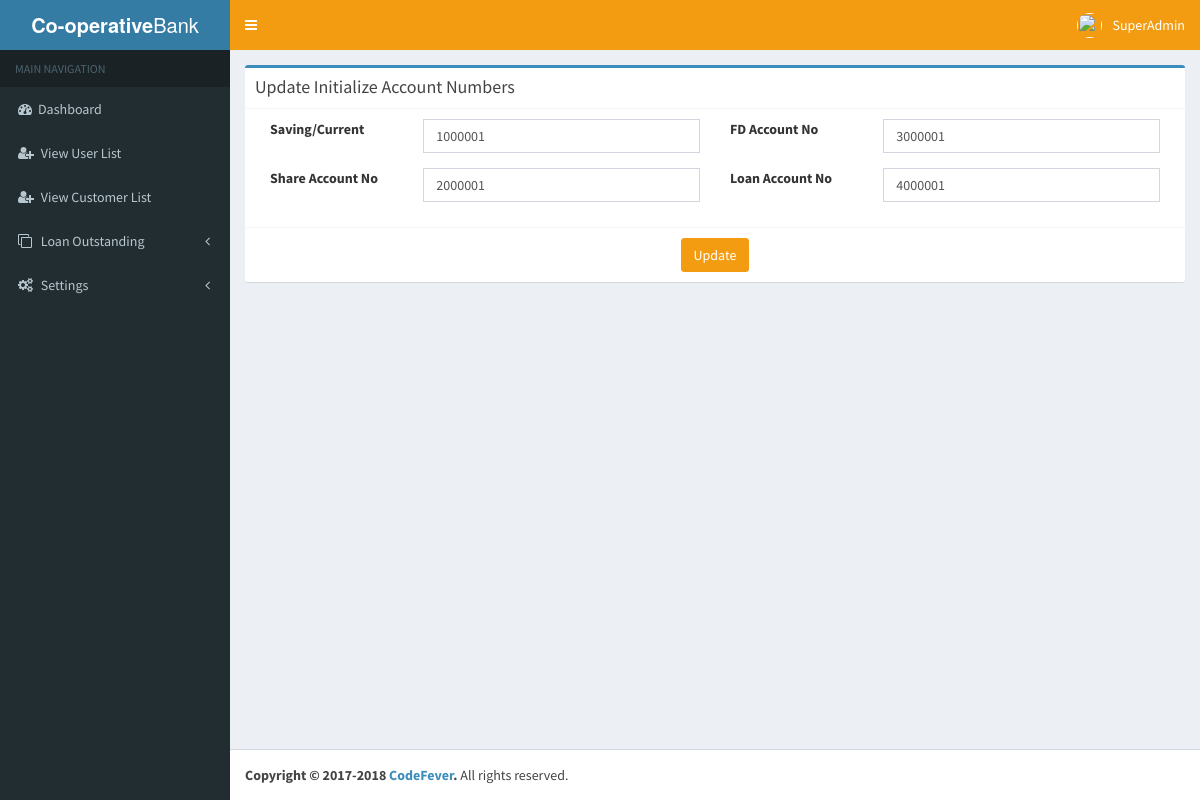
Page /Views/SuperAdmin/update_initialize_acc_no.php (signed in) on the committed database.
### tables this page shows
CREATE TABLE `userinfo` (
  `UserId` bigint(20) NOT NULL AUTO_INCREMENT,
  `EmployeeName` varchar(50) NOT NULL DEFAULT '',
  `Designation` varchar(50) NOT NULL DEFAULT '',
  `Username` varchar(700) NOT NULL DEFAULT '',
  `Apassword` longtext NOT NULL,
  `RoleId` bigint(20) DEFAULT NULL,
  `CityId` bigint(20) DEFAULT NULL,
  `StateId` bigint(20) DEFAULT NULL,
  `CountryId` bigint(20) DEFAULT NULL,
  `BranchId` bigint(20) DEFAULT NULL,
  `UnderofId` bigint(20) DEFAULT NULL,
  `EmpCode` varchar(50) DEFAULT NULL,
  `Userimage` longblob,
  `EmpId` bigint(20) DEFAULT NULL,
  `CreatedBy` bigint(20) DEFAULT NULL,
  `CreatedDate` datetime DEFAULT NULL,
  `ModifiedDate` datetime DEFAULT NULL,
  `ModifiedBy` bigint(20) DEFAULT NULL,
  `Active` tinyint(4) NOT NULL DEFAULT '1',
  `token` varchar(255) NOT NULL,
  PRIMARY KEY (`UserId`),
  UNIQUE KEY `UQ__UserInfo__536C85E41AAA0C50` (`Username`),
  UNIQUE KEY `EmpCode` (`EmpCode`),
  KEY `RoleId` (`RoleId`),
  KEY `BranchId` (`BranchId`)
);

CREATE TABLE `intializeaccountno` (
  `InitID` int(11) NOT NULL AUTO_INCREMENT,
  `AccountNo` bigint(20) NOT NULL,
  `FDAccountNo` bigint(20) NOT NULL,
  `ShareAccountNo` bigint(20) DEFAULT NULL,
  `LoanAccountno` bigint(20) NOT NULL,
  `BranchId` bigint(20) DEFAULT NULL,
  `CreatedBy` bigint(20) NOT NULL,
  `CreatedDate` datetime NOT NULL,
  `ModifiedBy` bigint(20) DEFAULT NULL,
  `ModifiedDate` datetime DEFAULT NULL,
  PRIMARY KEY (`InitID`),
  KEY `FK_BranchId` (`BranchId`)
);

### Views/superadmin-session.php (called while the page is built, shortened)
<?php
    $user_check=$_SESSION['login_user'];
    $ses_sql = mysql_query("select UserId, Username, Userimage from userinfo where Username='$user_check'") or die(mysql_error());
    $row = mysql_fetch_assoc($ses_sql);
    $login_session = $row['Username'];
?>

### Views/SuperAdmin/update_initialize_acc_no.php (the view, shortened to what this page needs)
<?php
include '../superadmin-session.php';
?>
<!DOCTYPE html>
<html>
    <head>
<?php include 'include/nav.php'; ?>
    </head>
    <body class="hold-transition skin-blue sidebar-mini">
        <div class="wrapper">
<?php include 'include/sidenav.php'; ?>
            <div class="content-wrapper">
                <section class="content">
                    <div class="box box-primary">
                        <div class="box-header with-border">
                            <h3 class="box-title">Update Initialize Account Numbers</h3>
                        </div>
                        <form role="form" method="post" action="">
<?php
$sql = mysql_query("SELECT * FROM intializeaccountno WHERE InitID=1") or die(mysql_error());
while ($row = mysql_fetch_array($sql)) {
    ?>
                                <div class="box-body">
                                    <div class="col-md-2">
                                        <div class="form-group">
                                            <label>Saving/Current </label>
                                        </div>
                                    </div>
                                    <div class="col-md-4">
                                        <div class="form-group">
                                            <input type="text" name="saving_acc" value="<?php echo $row['AccountNo']; ?>" class="form-control" required>
                                        </div>
                                    </div>
                                    <div class="col-md-2">
                                        <div class="form-group">
                                            <label>FD Account No</label>
                                        </div>
                                    </div>
                                    <div class="col-md-4">
                                        <div class="form-group">
                                            <input type="text" name="fd_acc" value="<?php echo $row['FDAccountNo']; ?>" class="form-control" required>
                                        </div>
                                    </div>
                                    <div class="col-md-2">
                                        <div class="form-group">
                                            <label>Share Account No</label>
                                        </div>
                                    </div>
                                    <div class="col-md-4">
                                        <div class="form-group">
                                            <input type="text" name="share_acc" value="<?php echo $row['ShareAccountNo']; ?>" class="form-control" required>
                                        </div>
                                    </div>
                                    <div class="col-md-2">
                                        <div class="form-group">
                                            <label>Loan Account No</label>
                                        </div>
                                    </div>
                                    <div class="col-md-4">
                                        <div class="form-group">
                                            <input type="text" name="loan_acc" value="<?php echo $row['LoanAccountno']; ?>" class="form-control" required>
                                        </div>
                                    </div>
                                </div>
                                <div class="box-footer text-center">
                                    <input type="submit" name="updateacc" class="btn btn-primary" value="Update" id="btnclick">
                                </div>
<?php } ?>
                        </form>
                    </div>
                </section>
            </div>
<?php include 'include/script.php'; ?>
        </div>
    </body>
</html>

### Views/SuperAdmin/include/sidenav.php (shortened to what this page needs)
<header class="main-header">
    <a href="#" class="logo">
        <span class="logo-lg"><b>Co-operative</b>Bank</span>
    </a>
    <nav class="navbar navbar-static-top">
        <a href="#" class="sidebar-toggle" data-toggle="offcanvas" role="button">
        </a>
        <div class="navbar-custom-menu">
            <ul class="nav navbar-nav">
                <li class="dropdown user user-menu">
                    <a href="" class="dropdown-toggle" data-toggle="dropdown">
                        <img src="../upload/<?php echo $_SESSION['uimage']; ?>" class="user-image" >
                        <span class="hidden-xs"><?php echo $login_session; ?></span>
                    </a>
                </li>
            </ul>
        </div>
    </nav>
</header>
<aside class="main-sidebar">
    <section class="sidebar">
        <ul class="sidebar-menu">
            <li class="header">MAIN NAVIGATION</li>
            <li class="treeview">
                <a href="superadmin_dashboard.php">
                    <i class="fa fa-dashboard"></i><span>Dashboard</span>
                </a>
            </li>
            <li class="treeview">
                <a href="superadmin_user_list.php">
                    <i class="fa fa-user-plus"></i>
                    <span>View User List</span>
                </a>
            </li>
            <li class="treeview">
                <a href="superadmin_customer_list.php">
                    <i class="fa fa-user-plus"></i>
                    <span>View Customer List</span>
                </a>
            </li>
            <li class="treeview">
                <a href="#">
                    <i class="fa fa-clone"></i>
                    <span>Loan Outstanding</span>
                    <span class="pull-right-container">
                        <i class="fa fa-angle-left pull-right"></i>
                    </span>
                </a>
            </li>
            <li class="treeview">
                <a href="#">
                    <i class="fa fa-gears"></i>
                    <span>Settings</span>
                    <span class="pull-right-container">
                        <i class="fa fa-angle-left pull-right"></i>
                    </span>
                </a>
            </li>
        </ul>
    </section>
</aside>

### rows in the picture
userinfo: Username "SuperAdmin"
intializeaccountno: saving_acc "1000001", fd_acc "3000001", share_acc "2000001", loan_acc "4000001"
